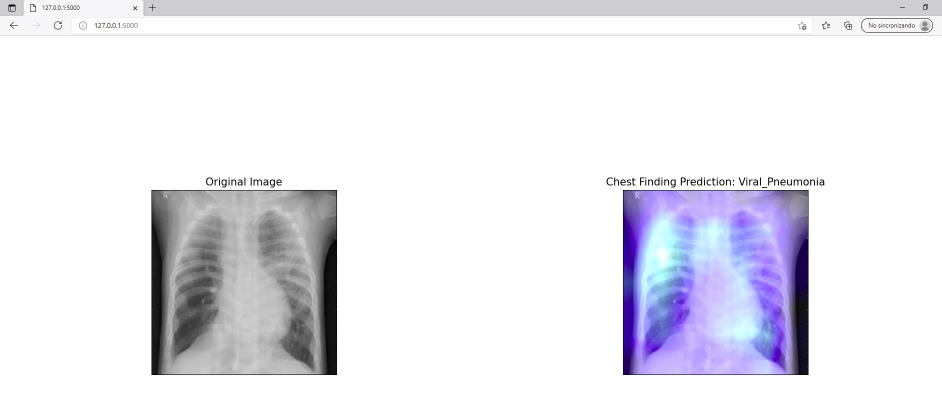
#> input picture images/app.JPG, 1884 x 800 px, found by its file name (shown at 1/2 size); its folder holds 4 pictures in this run
$ jupyter execute --allow-errors EDA.ipynb
#> lines starting #> are read from the running program, lines starting #| are printed output that depends on the picture; pictures that were not available may be replaced by others from this repository, and a replacement may not be noted
# EDA (Exploratory Data Analysis)

## 1. Importación de librerías

[cell 1]
## Importación de librerías
## ==============================================================================

import pandas as pd
import numpy as np
import matplotlib.pyplot as plt
import os
import ast
import cv2
from PIL import Image, ImageOps

## 2. Carga de datos

[cell 2]
## Directorios a utilizar
## ==============================================================================

COVID_path           = 'images_improved/COVID/'
Lung_Opacity_path    = 'images_improved/Lung_Opacity/'
Normal_path          = 'images_improved/Normal/'
Viral_Pneumonia_path = 'images_improved/Viral Pneumonia/'

[cell 3]
## Carga de imágenes
## ==============================================================================

COVID           = sorted(os.listdir(COVID_path))
Lung_Opacity    = sorted(os.listdir(Lung_Opacity_path))
Normal          = sorted(os.listdir(Normal_path))
Viral_Pneumonia = sorted(os.listdir(Viral_Pneumonia_path))

## 3. EDA (Exploratory Data Analysis)

[cell 4]
## Tamaño del dataset
## ==============================================================================

print(f'Imágens COVID: {len(COVID)}')
print(f'Imágens Lung Opacity: {len(Lung_Opacity)}')
print(f'Imágens Normal: {len(Normal)}')
print(f'Imágens Viral Pneumonia: {len(Viral_Pneumonia)}')

[cell 5]
## Tamaño del dataset (Representación gráfica)
## ==============================================================================

data = {
    'categories': ['COVID', 'Lung_Opacity', 'Normal', 'Viral_Pneumonia'],
    'values': [len(COVID), len(Lung_Opacity), len(Normal), len(Viral_Pneumonia)]
}

data_df = pd.DataFrame(data).sort_values(by='values', ascending=False)

## Declaración de valores para el eje y, en este caso son categorias
eje_x = data_df['categories']

## Declaración de valores para el eje x, ahora son los valores
eje_y = data_df['values']

## Creación de la Gráfica
plt.figure(figsize=(5, 3))
plt.barh(y=eje_x, width=eje_y, height=0.5, color='green', align='center')
plt.yticks(fontsize=10)
plt.ylabel('Findings')
plt.xlabel('Images')
plt.title('Images vs Findings')

for i, v in enumerate(eje_y):
    plt.text(v, i-0.1, str(v),
            color = 'black')

plt.show()
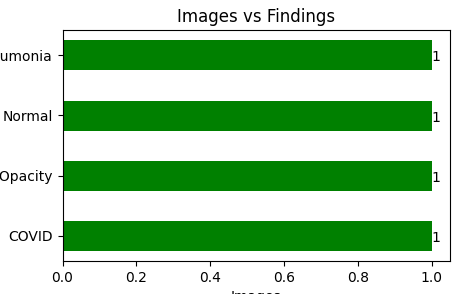
#> figure drawn by matplotlib, 1 panel
#> further down, img is the input picture: shape (800, 1884, 3); mean B, G, R 239, 232.2, 232.8
#> `img = cv2.cvtColor(img, cv2.COLOR_BGR2GRAY)`:
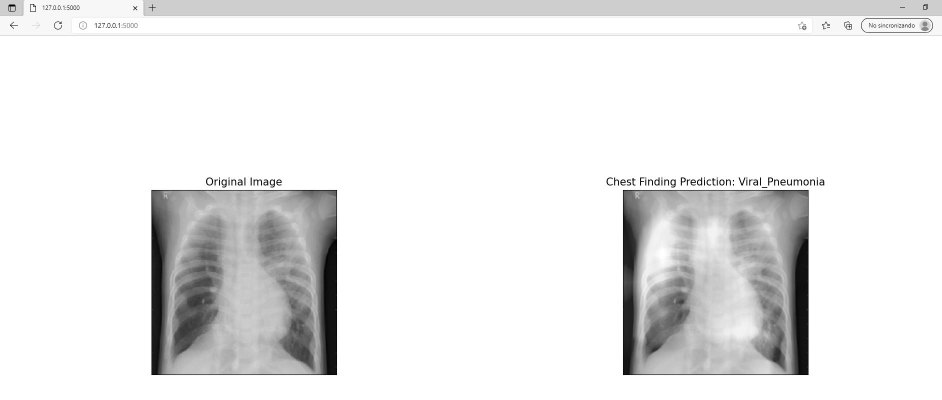
#> img: shape (800, 1884) (shown at 1/2 size); min 0, max 255, mean 233.2

[cell 6]
## VISUALIZACIÓN DE LOS PRIMEROS 50 ELEMENTOS
## =============================================================================

images = [Viral_Pneumonia, COVID, Lung_Opacity, Normal]
images_paths = [Viral_Pneumonia_path, COVID_path, Lung_Opacity_path, Normal_path]

n_rows = 4
n_cols = 8
plt.figure(figsize=(n_cols * 2, n_rows*2))
#> (the rest of this cell did not finish here and is left out)

## 4. UnderSampling (Mejora el desequilibrio del dataset)

#> (a cell that did not finish here is left out)

[cell 8]
## Tamaño del dataset (Representación gráfica)
## ==============================================================================

data = {
    'categories': ['COVID', 'Lung_Opacity', 'Normal', 'Viral_Pneumonia'],
    'values': [len(COVID), len(Lung_Opacity), len(Normal), len(Viral_Pneumonia)]
}

data_df = pd.DataFrame(data).sort_values(by='values', ascending=False)

## Declaración de valores para el eje y, en este caso son categorias
eje_x = data_df['categories']

## Declaración de valores para el eje x, ahora son los valores
eje_y = data_df['values']

## Creación de la Gráfica
plt.figure(figsize=(5, 3))
plt.barh(y=eje_x, width=eje_y, height=0.5, color='blue', align='center')
plt.yticks(fontsize=10)
plt.ylabel('Findings')
plt.xlabel('Images')
plt.title('Images vs Findings')

for i, v in enumerate(eje_y):
    plt.text(v, i-0.1, str(v),
            color = 'black')

plt.show()
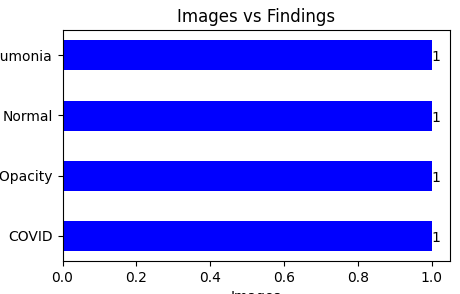
#> figure drawn by matplotlib, 1 panel

[cell 9]
## Tamaño final del dataset
## ==============================================================================

print(f'Imágens Viral Pneumonia: {len(Viral_Pneumonia)}')
print(f'Imágens COVID: {len(COVID)}')
print(f'Imágens Lung Opacity: {len(Lung_Opacity)}')
print(f'Imágens Normal: {len(Normal)}')

## 5. Preprocesado de imágenes

[cell 10]
## Tratamiento de imágenes
## ==============================================================================

plt.figure(figsize=(20, 20))

plt.subplot(141)
img = cv2.imread(os.path.join('images/Normal', 'Normal-1428.png'))
plt.title('Original Image 299x299px')
plt.imshow(img)

plt.subplot(142)
img = img[15:284, 15:284]
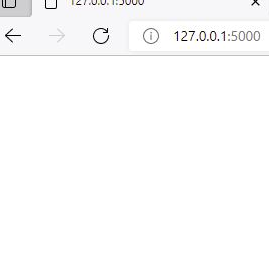
#> img: shape (269, 269, 3); mean B, G, R 251.8, 251.6, 251.6
#img = cv2.cvtColor(img, cv2.COLOR_BGR2GRAY)
#clahe = cv2.createCLAHE(clipLimit=10, tileGridSize=(10,10))
#img = clahe.apply(img)
plt.title('Trimmed Image 269x269px')
plt.imshow(img, cmap='gray');

plt.subplot(143)
img = img[15:284, 15:284]
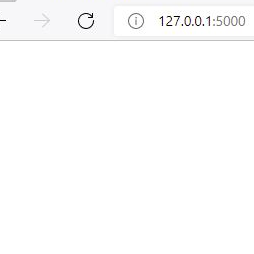
#> img: shape (254, 254, 3); mean B, G, R 252.9, 252.8, 252.8
img = cv2.cvtColor(img, cv2.COLOR_BGR2GRAY)
#> img: shape (254, 254)
clahe = cv2.createCLAHE(clipLimit=10, tileGridSize=(10,10))
img = clahe.apply(img)
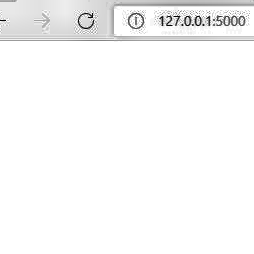
#> img: shape (254, 254); min 1, max 255, mean 248.5
plt.title('Quality Improved Image 269x269px')
plt.imshow(img, cmap='gray');

plt.subplot(144)
img = img[15:284, 15:284]
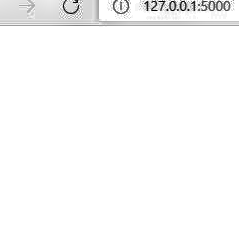
#> img: shape (239, 239); min 1, max 255, mean 250.4
img = cv2.resize(img, (224, 224))
#> img: shape (224, 224)
#img = cv2.cvtColor(img, cv2.COLOR_BGR2GRAY)
clahe = cv2.createCLAHE(clipLimit=10, tileGridSize=(10,10))
img = clahe.apply(img)
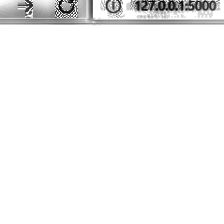
#> img: shape (224, 224); min 1, max 255, mean 245.6
plt.title('Final Image 224x224')
plt.imshow(img, cmap='gray');
#> figure, not shown here; B, G, R data is drawn as R, G, B

[cell 11]
## Creación de un nuevo dataset con tamaño 224x224 inlcluyendo mejoras
## ==============================================================================

findings = ['COVID', 'Lung_Opacity', 'Normal', 'Viral_Pneumonia']

images = {
    'COVID': COVID,
    'Lung_Opacity': Lung_Opacity,
    'Normal': Normal,
    'Viral_Pneumonia': Viral_Pneumonia
}

for f in findings:
    for i in images[f]:
        img = cv2.imread(os.path.join('images/' + f, i))
        img = img[15:284, 15:284]
        img = cv2.resize(img, (224, 224))
#> img: shape (224, 224, 3)
        img = cv2.cvtColor(img, cv2.COLOR_BGR2GRAY)
#> img: shape (224, 224)
        clahe = cv2.createCLAHE(clipLimit=2.0, tileGridSize=(10,10))
        img = clahe.apply(img)
        cv2.imwrite('224x224/'+ f + '/' + i, img)

## 6. Preparación del dataset final "data undersampling"

[cell 12]
## División del dataset en train-test 80%/20%
## ==============================================================================

from sklearn.model_selection import train_test_split

#> (the rest of this cell did not finish here and is left out)

#> (a cell that did not finish here is left out)

#> (a cell that did not finish here is left out)

[cell 15]
## Creación de directorios
## ==============================================================================

datasets = ['train', 'test']
#> datasets = ['train', 'test']
findings = ['COVID', 'Lung_Opacity', 'Normal', 'Viral_Pneumonia']

for dataset in datasets:
    for finding in findings:
        os.mkdir(f'dataset_undersampling/{dataset}/{finding}')
#> this loop made 2 passes
